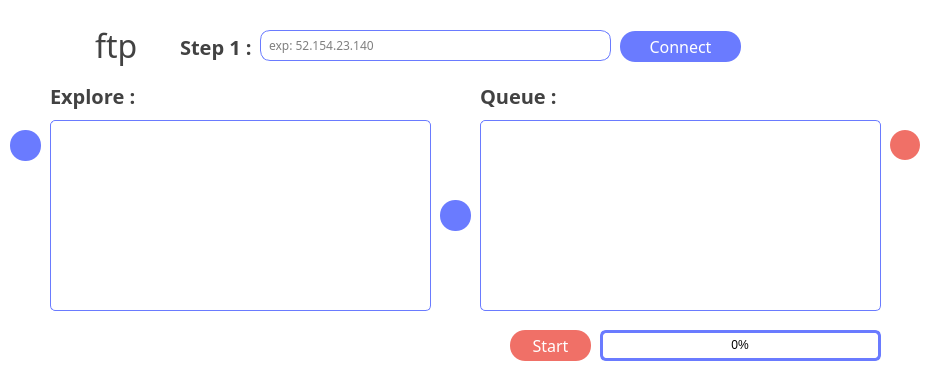
    <widget class="QWidget" name="ftpTab">
     <property name="enabled">
      <bool>true</bool>
     </property>
     <property name="styleSheet">
      <string notr="true">background-color:#ffffff;
border-top-left-radius:30px;
border-top-right-radius:30px;
border:none;</string>
     </property>
     <attribute name="icon">
      <iconset resource="resources.qrc">
       <normaloff>:/tab-icons/ftp-icon.png</normaloff>:/tab-icons/ftp-icon.png</iconset>
     </attribute>
     <attribute name="title">
      <string>FTP</string>
     </attribute>
     <widget class="QPushButton" name="ftpStartQueueButton">
      <property name="enabled">
       <bool>true</bool>
      </property>
      <property name="geometry">
       <rect>
        <x>510</x>
        <y>330</y>
        <width>81</width>
        <height>31</height>
       </rect>
      </property>
      <property name="maximumSize">
       <size>
        <width>16777215</width>
        <height>16777215</height>
       </size>
      </property>
      <property name="font">
       <font>
        <family>Poppins</family>
        <pointsize>12</pointsize>
       </font>
      </property>
      <property name="focusPolicy">
       <enum>Qt::StrongFocus</enum>
      </property>
      <property name="acceptDrops">
       <bool>false</bool>
      </property>
      <property name="autoFillBackground">
       <bool>false</bool>
      </property>
      <property name="styleSheet">
       <string notr="true">
QPushButton{background:#f07067;
border-radius:15px;
color:white;}
QPushButton:enabled{background:#f07067;}
QPushButton:hover{background:rgb(255, 116, 109);}
QPushButton:pressed {background:rgb(221, 101, 94);}</string>
      </property>
      <property name="text">
       <string>Start</string>
      </property>
      <property name="icon">
       <iconset resource="resources.qrc">
        <normaloff>:/button-icons/start-button.png</normaloff>:/button-icons/start-button.png</iconset>
      </property>
      <property name="iconSize">
       <size>
        <width>30</width>
        <height>27</height>
       </size>
      </property>
      <property name="checkable">
       <bool>false</bool>
      </property>
      <property name="default">
       <bool>false</bool>
      </property>
      <property name="flat">
       <bool>false</bool>
      </property>
     </widget>
     <widget class="QLabel" name="ftpStepOneLabel">
      <property name="geometry">
       <rect>
        <x>180</x>
        <y>31</y>
        <width>71</width>
        <height>31</height>
       </rect>
      </property>
      <property name="font">
       <font>
        <family>Poppins</family>
        <pointsize>15</pointsize>
        <weight>75</weight>
        <bold>true</bold>
       </font>
      </property>
      <property name="styleSheet">
       <string notr="true">color:#424242;</string>
      </property>
      <property name="frameShadow">
       <enum>QFrame::Plain</enum>
      </property>
      <property name="text">
       <string>Step 1 :</string>
      </property>
      <property name="textFormat">
       <enum>Qt::AutoText</enum>
      </property>
      <property name="scaledContents">
       <bool>false</bool>
      </property>
      <property name="alignment">
       <set>Qt::AlignLeading|Qt::AlignLeft|Qt::AlignVCenter</set>
      </property>
     </widget>
     <widget class="QLabel" name="ftpConnectStatusLabel">
      <property name="enabled">
       <bool>false</bool>
      </property>
      <property name="geometry">
       <rect>
        <x>750</x>
        <y>31</y>
        <width>30</width>
        <height>31</height>
       </rect>
      </property>
      <property name="font">
       <font>
        <family>Poppins</family>
        <pointsize>18</pointsize>
        <weight>75</weight>
        <bold>true</bold>
       </font>
      </property>
      <property name="styleSheet">
       <string notr="true">color:#424242;</string>
      </property>
      <property name="frameShadow">
       <enum>QFrame::Plain</enum>
      </property>
      <property name="text">
       <string/>
      </property>
      <property name="textFormat">
       <enum>Qt::AutoText</enum>
      </property>
      <property name="pixmap">
       <pixmap resource="resources.qrc">:/button-icons/success-label.png</pixmap>
      </property>
      <property name="scaledContents">
       <bool>true</bool>
      </property>
      <property name="alignment">
       <set>Qt::AlignLeading|Qt::AlignLeft|Qt::AlignVCenter</set>
      </property>
     </widget>
     <widget class="QProgressBar" name="ftpProgressBar">
      <property name="geometry">
       <rect>
        <x>600</x>
        <y>330</y>
        <width>281</width>
        <height>31</height>
       </rect>
      </property>
      <property name="autoFillBackground">
       <bool>false</bool>
      </property>
      <property name="styleSheet">
       <string notr="true">QProgressBar{
border:3px solid #6a7bff;
border-radius:6px;
}
QProgressBar::chunk{
background-color:#6a7bff;
}</string>
      </property>
      <property name="value">
       <number>0</number>
      </property>
      <property name="alignment">
       <set>Qt::AlignCenter</set>
      </property>
      <property name="textVisible">
       <bool>true</bool>
      </property>
      <property name="orientation">
       <enum>Qt::Horizontal</enum>
      </property>
      <property name="invertedAppearance">
       <bool>false</bool>
      </property>
      <property name="textDirection">
       <enum>QProgressBar::TopToBottom</enum>
      </property>
     </widget>
     <widget class="QLabel" name="ftpTitleTextLabel">
      <property name="geometry">
       <rect>
        <x>95</x>
        <y>10</y>
        <width>51</width>
        <height>71</height>
       </rect>
      </property>
      <property name="font">
       <font>
        <family>Poppins</family>
        <pointsize>24</pointsize>
        <weight>50</weight>
        <bold>false</bold>
       </font>
      </property>
      <property name="styleSheet">
       <string notr="true">color:#424242;</string>
      </property>
      <property name="frameShadow">
       <enum>QFrame::Plain</enum>
      </property>
      <property name="text">
       <string>ftp</string>
      </property>
      <property name="textFormat">
       <enum>Qt::AutoText</enum>
      </property>
      <property name="scaledContents">
       <bool>true</bool>
      </property>
      <property name="alignment">
       <set>Qt::AlignLeading|Qt::AlignLeft|Qt::AlignVCenter</set>
      </property>
     </widget>
     <widget class="QPushButton" name="ftpRemoveFromQueueButton">
      <property name="enabled">
       <bool>true</bool>
      </property>
      <property name="geometry">
       <rect>
        <x>890</x>
        <y>130</y>
        <width>30</width>
        <height>30</height>
       </rect>
      </property>
      <property name="font">
       <font>
        <family>Poppins</family>
        <pointsize>18</pointsize>
        <weight>50</weight>
        <bold>false</bold>
       </font>
      </property>
      <property name="focusPolicy">
       <enum>Qt::StrongFocus</enum>
      </property>
      <property name="acceptDrops">
       <bool>false</bool>
      </property>
      <property name="autoFillBackground">
       <bool>false</bool>
      </property>
      <property name="styleSheet">
       <string notr="true">
QPushButton{background:#f07067;
border-radius:15px;
color:white;
text-align:center;}
QPushButton:enabled{background:#f07067;}
QPushButton:hover{background:rgb(255, 116, 109);}
QPushButton:pressed {background:rgb(221, 101, 94);}</string>
      </property>
      <property name="text">
       <string/>
      </property>
      <property name="icon">
       <iconset resource="resources.qrc">
        <normaloff>:/button-icons/remove-button.png</normaloff>:/button-icons/remove-button.png</iconset>
      </property>
      <property name="iconSize">
       <size>
        <width>30</width>
        <height>30</height>
       </size>
      </property>
      <property name="checkable">
       <bool>false</bool>
      </property>
      <property name="default">
       <bool>false</bool>
      </property>
      <property name="flat">
       <bool>false</bool>
      </property>
     </widget>
     <widget class="QPushButton" name="ftpConnectButton">
      <property name="enabled">
       <bool>true</bool>
      </property>
      <property name="geometry">
       <rect>
        <x>620</x>
        <y>31</y>
        <width>121</width>
        <height>31</height>
       </rect>
      </property>
      <property name="font">
       <font>
        <family>Poppins</family>
        <pointsize>12</pointsize>
       </font>
      </property>
      <property name="focusPolicy">
       <enum>Qt::StrongFocus</enum>
      </property>
      <property name="acceptDrops">
       <bool>false</bool>
      </property>
      <property name="autoFillBackground">
       <bool>false</bool>
      </property>
      <property name="styleSheet">
       <string notr="true">
QPushButton{background:#6a7bff;
border-radius:15px;
color:white;}
QPushButton:enabled{background:#6a7bff;}
QPushButton:hover{background:#919dff;}
QPushButton:pressed {background:#465bff;}</string>
      </property>
      <property name="text">
       <string>Connect</string>
      </property>
      <property name="icon">
       <iconset resource="resources.qrc">
        <normaloff>:/button-icons/login-button.png</normaloff>:/button-icons/login-button.png</iconset>
      </property>
      <property name="iconSize">
       <size>
        <width>30</width>
        <height>27</height>
       </size>
      </property>
      <property name="checkable">
       <bool>false</bool>
      </property>
      <property name="default">
       <bool>false</bool>
      </property>
      <property name="flat">
       <bool>false</bool>
      </property>
     </widget>
     <widget class="QLabel" name="ftpTitleIconLabel">
      <property name="geometry">
       <rect>
        <x>35</x>
        <y>20</y>
        <width>51</width>
        <height>51</height>
       </rect>
      </property>
      <property name="text">
       <string/>
      </property>
      <property name="pixmap">
       <pixmap resource="resources.qrc">:/tab-icons/ftp-icon.png</pixmap>
      </property>
      <property name="scaledContents">
       <bool>true</bool>
      </property>
     </widget>
     <widget class="QListView" name="ftpQueueListView">
      <property name="geometry">
       <rect>
        <x>480</x>
        <y>120</y>
        <width>401</width>
        <height>191</height>
       </rect>
      </property>
      <property name="styleSheet">
       <string notr="true">QListView{
show-decoration-selected: 1; 
border:1px solid #6a7bff;
border-radius:5px;
}

QListView::item:selected {
   background:#6a7bff;
color:white;
}


QListView::item:hover {
    background: #919dff;
color:white;
}</string>
      </property>
      <property name="horizontalScrollBarPolicy">
       <enum>Qt::ScrollBarAlwaysOff</enum>
      </property>
      <property name="tabKeyNavigation">
       <bool>true</bool>
      </property>
      <property name="showDropIndicator" stdset="0">
       <bool>false</bool>
      </property>
      <property name="selectionBehavior">
       <enum>QAbstractItemView::SelectItems</enum>
      </property>
     </widget>
     <widget class="QPushButton" name="ftpAddToQueueButton">
      <property name="enabled">
       <bool>true</bool>
      </property>
      <property name="geometry">
       <rect>
        <x>440</x>
        <y>200</y>
        <width>31</width>
        <height>31</height>
       </rect>
      </property>
      <property name="font">
       <font>
        <family>Poppins</family>
        <pointsize>12</pointsize>
       </font>
      </property>
      <property name="focusPolicy">
       <enum>Qt::StrongFocus</enum>
      </property>
      <property name="acceptDrops">
       <bool>false</bool>
      </property>
      <property name="autoFillBackground">
       <bool>false</bool>
      </property>
      <property name="styleSheet">
       <string notr="true">
QPushButton{background:#6a7bff;
border-radius:15px;
color:white;}
QPushButton:enabled{background:#6a7bff;}
QPushButton:hover{background:rgb(145, 157, 255);}
QPushButton:pressed {background:#465bff;}</string>
      </property>
      <property name="text">
       <string/>
      </property>
      <property name="icon">
       <iconset resource="resources.qrc">
        <normaloff>:/button-icons/add-button.png</normaloff>:/button-icons/add-button.png</iconset>
      </property>
      <property name="iconSize">
       <size>
        <width>30</width>
        <height>27</height>
       </size>
      </property>
      <property name="checkable">
       <bool>false</bool>
      </property>
      <property name="default">
       <bool>false</bool>
      </property>
      <property name="flat">
       <bool>false</bool>
      </property>
     </widget>
     <widget class="QLabel" name="ftpQueueLabel">
      <property name="geometry">
       <rect>
        <x>480</x>
        <y>80</y>
        <width>181</width>
        <height>31</height>
       </rect>
      </property>
      <property name="font">
       <font>
        <family>Poppins</family>
        <pointsize>15</pointsize>
        <weight>75</weight>
        <bold>true</bold>
       </font>
      </property>
      <property name="styleSheet">
       <string notr="true">color:#424242;</string>
      </property>
      <property name="frameShadow">
       <enum>QFrame::Plain</enum>
      </property>
      <property name="text">
       <string>Queue :</string>
      </property>
      <property name="textFormat">
       <enum>Qt::AutoText</enum>
      </property>
      <property name="scaledContents">
       <bool>false</bool>
      </property>
      <property name="alignment">
       <set>Qt::AlignLeading|Qt::AlignLeft|Qt::AlignVCenter</set>
      </property>
     </widget>
     <widget class="QLineEdit" name="ftpAddressInput">
      <property name="geometry">
       <rect>
        <x>260</x>
        <y>30</y>
        <width>351</width>
        <height>31</height>
       </rect>
      </property>
      <property name="font">
       <font>
        <family>Poppins</family>
        <pointsize>9</pointsize>
       </font>
      </property>
      <property name="styleSheet">
       <string notr="true">border:1px solid #6a7bff;border-radius:10px;padding:3px 6px;</string>
      </property>
      <property name="inputMask">
       <string/>
      </property>
      <property name="cursorPosition">
       <number>0</number>
      </property>
      <property name="placeholderText">
       <string>exp: 52.154.23.140</string>
      </property>
      <property name="cursorMoveStyle">
       <enum>Qt::LogicalMoveStyle</enum>
      </property>
     </widget>
     <widget class="QLabel" name="ftpExploreLabel">
      <property name="geometry">
       <rect>
        <x>50</x>
        <y>80</y>
        <width>181</width>
        <height>31</height>
       </rect>
      </property>
      <property name="font">
       <font>
        <family>Poppins</family>
        <pointsize>15</pointsize>
        <weight>75</weight>
        <bold>true</bold>
       </font>
      </property>
      <property name="styleSheet">
       <string notr="true">color:#424242;</string>
      </property>
      <property name="frameShadow">
       <enum>QFrame::Plain</enum>
      </property>
      <property name="text">
       <string>Explore :</string>
      </property>
      <property name="textFormat">
       <enum>Qt::AutoText</enum>
      </property>
      <property name="scaledContents">
       <bool>false</bool>
      </property>
      <property name="alignment">
       <set>Qt::AlignLeading|Qt::AlignLeft|Qt::AlignVCenter</set>
      </property>
     </widget>
     <widget class="QPushButton" name="ftpBackDirectoryButton">
      <property name="enabled">
       <bool>true</bool>
      </property>
      <property name="geometry">
       <rect>
        <x>10</x>
        <y>130</y>
        <width>31</width>
        <height>31</height>
       </rect>
      </property>
      <property name="font">
       <font>
        <family>Poppins</family>
        <pointsize>12</pointsize>
       </font>
      </property>
      <property name="focusPolicy">
       <enum>Qt::StrongFocus</enum>
      </property>
      <property name="acceptDrops">
       <bool>false</bool>
      </property>
      <property name="autoFillBackground">
       <bool>false</bool>
      </property>
      <property name="styleSheet">
       <string notr="true">
QPushButton{background:#6a7bff;
border-radius:15px;
color:white;}
QPushButton:enabled{background:#6a7bff;}
QPushButton:hover{background:rgb(145, 157, 255);}
QPushButton:pressed {background:#465bff;}</string>
      </property>
      <property name="text">
       <string/>
      </property>
      <property name="icon">
       <iconset resource="resources.qrc">
        <normaloff>:/button-icons/back-button.png</normaloff>:/button-icons/back-button.png</iconset>
      </property>
      <property name="iconSize">
       <size>
        <width>30</width>
        <height>27</height>
       </size>
      </property>
      <property name="shortcut">
       <string>Ctrl+B</string>
      </property>
      <property name="checkable">
       <bool>false</bool>
      </property>
      <property name="default">
       <bool>false</bool>
      </property>
      <property name="flat">
       <bool>false</bool>
      </property>
     </widget>
     <widget class="QListView" name="ftpQueueListView_2">
      <property name="geometry">
       <rect>
        <x>50</x>
        <y>120</y>
        <width>381</width>
        <height>191</height>
       </rect>
      </property>
      <property name="styleSheet">
       <string notr="true">QListView{
show-decoration-selected: 1; 
border:1px solid #6a7bff;
border-radius:5px;
}

QListView::item:selected {
   background:#6a7bff;
color:white;
}


QListView::item:hover {
    background: #919dff;
color:white;
}</string>
      </property>
      <property name="horizontalScrollBarPolicy">
       <enum>Qt::ScrollBarAlwaysOff</enum>
      </property>
      <property name="tabKeyNavigation">
       <bool>true</bool>
      </property>
      <property name="showDropIndicator" stdset="0">
       <bool>false</bool>
      </property>
      <property name="selectionBehavior">
       <enum>QAbstractItemView::SelectItems</enum>
      </property>
     </widget>
    </widget>
